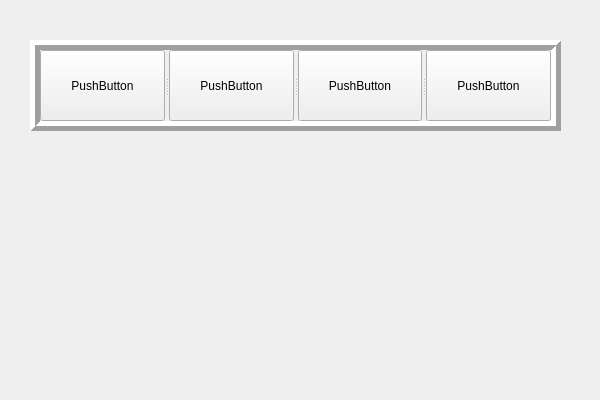
<?xml version="1.0" encoding="UTF-8"?>
<ui version="4.0">
 <class>MyWidgetClass</class>
 <widget class="QWidget" name="MyWidgetClass">
  <property name="geometry">
   <rect>
    <x>0</x>
    <y>0</y>
    <width>600</width>
    <height>400</height>
   </rect>
  </property>
  <property name="windowTitle">
   <string>MyWidget</string>
  </property>
  <widget class="QSplitter" name="splitter">
   <property name="geometry">
    <rect>
     <x>30</x>
     <y>40</y>
     <width>531</width>
     <height>91</height>
    </rect>
   </property>
   <property name="frameShape">
    <enum>QFrame::Box</enum>
   </property>
   <property name="frameShadow">
    <enum>QFrame::Raised</enum>
   </property>
   <property name="lineWidth">
    <number>5</number>
   </property>
   <property name="orientation">
    <enum>Qt::Horizontal</enum>
   </property>
   <widget class="QPushButton" name="pushButton">
    <property name="text">
     <string>PushButton</string>
    </property>
   </widget>
   <widget class="QPushButton" name="pushButton_3">
    <property name="text">
     <string>PushButton</string>
    </property>
   </widget>
   <widget class="QPushButton" name="pushButton_2">
    <property name="text">
     <string>PushButton</string>
    </property>
   </widget>
   <widget class="QPushButton" name="pushButton_4">
    <property name="text">
     <string>PushButton</string>
    </property>
   </widget>
  </widget>
 </widget>
 <layoutdefault spacing="6" margin="11"/>
 <resources>
  <include location="MyWidget.qrc"/>
 </resources>
 <connections/>
</ui>
